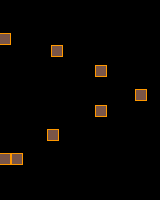

A level layout from a 2D game, rendered from its tile map. Below: a short description, then the map file with its tile-grid data intact:
An orthogonal 40x50 tile map with 4x4 px tiles, 1 tile layer (Capa de Patrones 1).

<map version="1.2" tiledversion="1.2.0" orientation="orthogonal" renderorder="right-down" width="40" height="50" tilewidth="4" tileheight="4" infinite="0" nextlayerid="2" nextobjectid="1">
 <tileset firstgid="1" source="tiles0.tsx" />
 <layer id="1" name="Capa de Patrones 1" width="40" height="50" offsetx="-13.25" offsety="-31.75">
  <data encoding="csv">
13,13,13,13,13,13,13,13,13,14,13,13,14,13,14,13,14,13,13,14,13,14,14,14,13,14,14,14,13,14,13,14,14,13,13,13,13,13,13,13,
13,13,13,13,13,13,13,13,13,14,13,13,14,13,14,13,14,14,13,14,13,14,13,14,13,13,14,13,13,14,13,14,13,13,13,13,13,13,13,13,
13,13,13,13,13,13,13,13,13,14,13,13,14,13,14,13,14,13,14,14,13,14,14,14,13,13,14,13,13,14,13,14,13,13,13,13,13,13,13,13,
16,16,16,16,16,16,16,16,13,14,14,13,14,14,14,13,14,13,13,14,13,14,13,14,13,13,14,13,13,14,13,14,14,15,15,15,15,15,15,15,
14,14,14,14,14,14,14,14,14,14,14,14,14,14,14,14,14,14,14,14,14,14,14,14,14,14,14,14,14,14,14,14,14,14,14,14,14,14,14,14,
7,7,7,7,7,7,7,7,7,7,7,7,7,7,7,7,7,7,7,7,7,7,7,7,7,7,7,7,7,7,7,7,7,7,7,7,7,7,7,7,
7,7,7,7,7,7,7,7,7,7,7,7,7,7,7,7,7,7,7,7,7,7,7,7,7,7,7,7,7,7,7,7,7,7,7,7,7,7,7,7,
0,0,0,0,0,0,0,0,0,0,0,0,0,0,0,0,0,0,0,0,0,0,0,0,0,0,0,0,0,0,0,0,0,0,0,0,0,0,0,0,
0,0,0,0,0,0,0,0,0,0,0,0,0,0,0,0,0,0,0,0,0,0,0,0,0,0,0,0,0,0,0,0,0,0,0,0,0,0,0,0,
0,0,0,0,0,0,0,0,0,0,0,0,0,0,0,0,0,0,0,0,0,0,0,0,0,0,0,0,0,0,0,0,0,0,0,0,0,0,0,0,
0,0,0,0,0,0,0,0,0,0,0,0,0,0,0,0,0,0,0,0,0,0,0,0,0,0,0,0,0,0,0,0,0,0,0,0,0,0,0,0,
0,0,0,0,0,0,0,0,0,0,0,0,0,0,0,0,0,0,0,0,0,0,0,0,0,0,0,0,0,0,0,0,0,0,0,0,0,0,0,0,
0,0,0,0,0,0,0,0,0,0,0,0,0,0,0,0,0,0,0,0,0,0,0,0,0,0,0,0,0,0,0,0,0,0,0,0,0,0,0,0,
0,0,0,0,0,0,0,0,0,0,0,0,0,0,0,0,0,0,0,0,0,0,0,0,0,0,0,0,0,0,0,0,0,0,0,0,0,0,0,0,
0,0,0,0,0,0,0,0,0,0,0,0,0,0,0,0,0,0,0,0,0,0,0,0,0,0,0,0,0,0,0,0,0,0,0,0,0,0,0,0,
0,0,0,0,0,0,0,0,0,0,0,0,0,0,0,0,0,0,0,0,0,0,0,0,0,0,0,0,0,0,0,0,0,0,0,0,0,0,0,0,
2,10,3,2,10,3,0,0,0,0,0,0,0,0,0,0,0,0,0,0,0,0,0,0,0,0,0,0,0,0,0,0,0,0,0,0,0,0,0,0,
11,6,17,11,6,17,0,0,0,0,0,0,0,0,0,0,0,0,0,0,0,0,0,0,0,0,0,0,0,0,0,0,0,0,0,0,0,0,0,0,
5,9,4,5,9,4,0,0,0,0,0,0,0,0,0,0,0,0,0,0,0,0,0,0,0,0,0,0,0,0,0,0,0,0,0,0,0,0,0,0,
0,0,0,0,0,0,0,0,0,0,0,0,0,0,0,0,2,10,3,0,0,0,0,0,0,0,0,0,0,0,0,0,0,0,0,0,0,0,0,0,
0,0,0,0,0,0,0,0,0,0,0,0,0,0,0,0,11,6,17,0,0,0,0,0,0,0,0,0,0,0,0,0,0,0,0,0,0,0,0,0,
0,0,0,0,0,0,0,0,0,0,0,0,0,0,0,0,5,9,4,0,0,0,0,0,0,0,0,0,0,0,0,0,0,0,0,0,0,0,0,0,
0,0,0,0,0,0,0,0,0,0,0,0,0,0,0,0,0,0,0,0,0,0,0,0,0,0,0,0,0,0,0,0,0,0,0,0,0,0,0,0,
0,0,0,0,0,0,0,0,0,0,0,0,0,0,0,0,0,0,0,0,0,0,0,0,0,0,0,0,0,0,0,0,0,0,0,0,0,0,0,0,
0,0,0,0,0,0,0,0,0,0,0,0,0,0,0,0,0,0,0,0,0,0,0,0,0,0,0,2,10,3,0,0,0,0,0,0,0,0,0,0,
0,0,0,0,0,0,0,0,0,0,0,0,0,0,0,0,0,0,0,0,0,0,0,0,0,0,0,11,6,17,0,0,0,0,0,0,0,0,0,0,
0,0,0,0,0,0,0,0,0,0,0,0,0,0,0,0,0,0,0,0,0,0,0,0,0,0,0,5,9,4,0,0,0,0,0,0,0,0,0,0,
0,0,0,0,0,0,0,0,0,0,0,0,0,0,0,0,0,0,0,0,0,0,0,0,0,0,0,0,0,0,0,0,0,0,0,0,0,0,0,0,
0,0,0,0,0,0,0,0,0,0,0,0,0,0,0,0,0,0,0,0,0,0,0,0,0,0,0,0,0,0,0,0,0,0,0,0,0,0,0,0,
0,0,0,0,0,0,0,0,0,0,0,0,0,0,0,0,0,0,0,0,0,0,0,0,0,0,0,0,0,0,0,0,0,0,0,0,0,0,0,0,
0,0,0,0,0,0,0,0,0,0,0,0,0,0,0,0,0,0,0,0,0,0,0,0,0,0,0,0,0,0,0,0,0,0,0,0,0,2,10,3,
0,0,0,0,0,0,0,0,0,0,0,0,0,0,0,0,0,0,0,0,0,0,0,0,0,0,0,0,0,0,0,0,0,0,0,0,0,11,6,17,
0,0,0,0,0,0,0,0,0,0,0,0,0,0,0,0,0,0,0,0,0,0,0,0,0,0,0,0,0,0,0,0,0,0,0,0,0,5,9,4,
0,0,0,0,0,0,0,0,0,0,0,0,0,0,0,0,0,0,0,0,0,0,0,0,0,0,0,0,0,0,0,0,0,0,0,0,0,0,0,0,
0,0,0,0,0,0,0,0,0,0,0,0,0,0,0,0,0,0,0,0,0,0,0,0,0,0,0,2,10,3,0,0,0,0,0,0,0,0,0,0,
0,0,0,0,0,0,0,0,0,0,0,0,0,0,0,0,0,0,0,0,0,0,0,0,0,0,0,11,6,17,0,0,0,0,0,0,0,0,0,0,
0,0,0,0,0,0,0,0,0,0,0,0,0,0,0,0,0,0,0,0,0,0,0,0,0,0,0,5,9,4,0,0,0,0,0,0,0,0,0,0,
0,0,0,0,0,0,0,0,0,0,0,0,0,0,0,0,0,0,0,0,0,0,0,0,0,0,0,0,0,0,0,0,0,0,0,0,0,0,0,0,
0,0,0,0,0,0,0,0,0,0,0,0,0,0,0,0,0,0,0,0,0,0,0,0,0,0,0,0,0,0,0,0,0,0,0,0,0,0,0,0,
0,0,0,0,0,0,0,0,0,0,0,0,0,0,0,0,0,0,0,0,0,0,0,0,0,0,0,0,0,0,0,0,0,0,0,0,0,0,0,0,
0,0,0,0,0,0,0,0,0,0,0,0,0,0,0,2,10,3,0,0,0,0,0,0,0,0,0,0,0,0,0,0,0,0,0,0,0,0,0,0,
0,0,0,0,0,0,0,0,0,0,0,0,0,0,0,11,6,17,0,0,0,0,0,0,0,0,0,0,0,0,0,0,0,0,0,0,0,0,0,0,
0,0,0,0,0,0,0,0,0,0,0,0,0,0,0,5,9,4,0,0,0,0,0,0,0,0,0,0,0,0,0,0,0,0,0,0,0,0,0,0,
0,0,0,0,0,0,0,0,0,0,0,0,0,0,0,0,0,0,0,0,0,0,0,0,0,0,0,0,0,0,0,0,0,0,0,0,0,0,0,0,
0,0,0,0,0,0,0,0,0,0,0,0,0,0,0,0,0,0,0,0,0,0,0,0,0,0,0,0,0,0,0,0,0,0,0,0,0,0,0,0,
0,0,0,0,0,0,0,0,0,0,0,0,0,0,0,0,0,0,0,0,0,0,0,0,0,0,0,0,0,0,0,0,0,0,0,0,0,0,0,0,
2,10,3,2,10,3,2,10,3,0,0,0,0,0,0,0,0,0,0,0,0,0,0,0,0,0,0,0,0,0,0,0,0,0,0,0,0,0,0,0,
11,6,17,11,6,17,11,6,17,0,0,0,0,0,0,0,0,0,0,0,0,0,0,0,0,0,0,0,0,0,0,0,0,0,0,0,0,0,0,0,
5,9,4,5,9,4,5,9,4,0,0,0,0,0,0,0,0,0,0,0,0,0,0,0,0,0,0,0,0,0,0,0,0,0,0,0,0,0,0,0,
0,0,0,0,0,0,0,0,0,0,0,0,0,0,0,0,0,0,0,0,0,0,0,0,0,0,0,0,0,0,0,0,0,0,0,0,0,0,0,0
</data>
 </layer>
</map>
